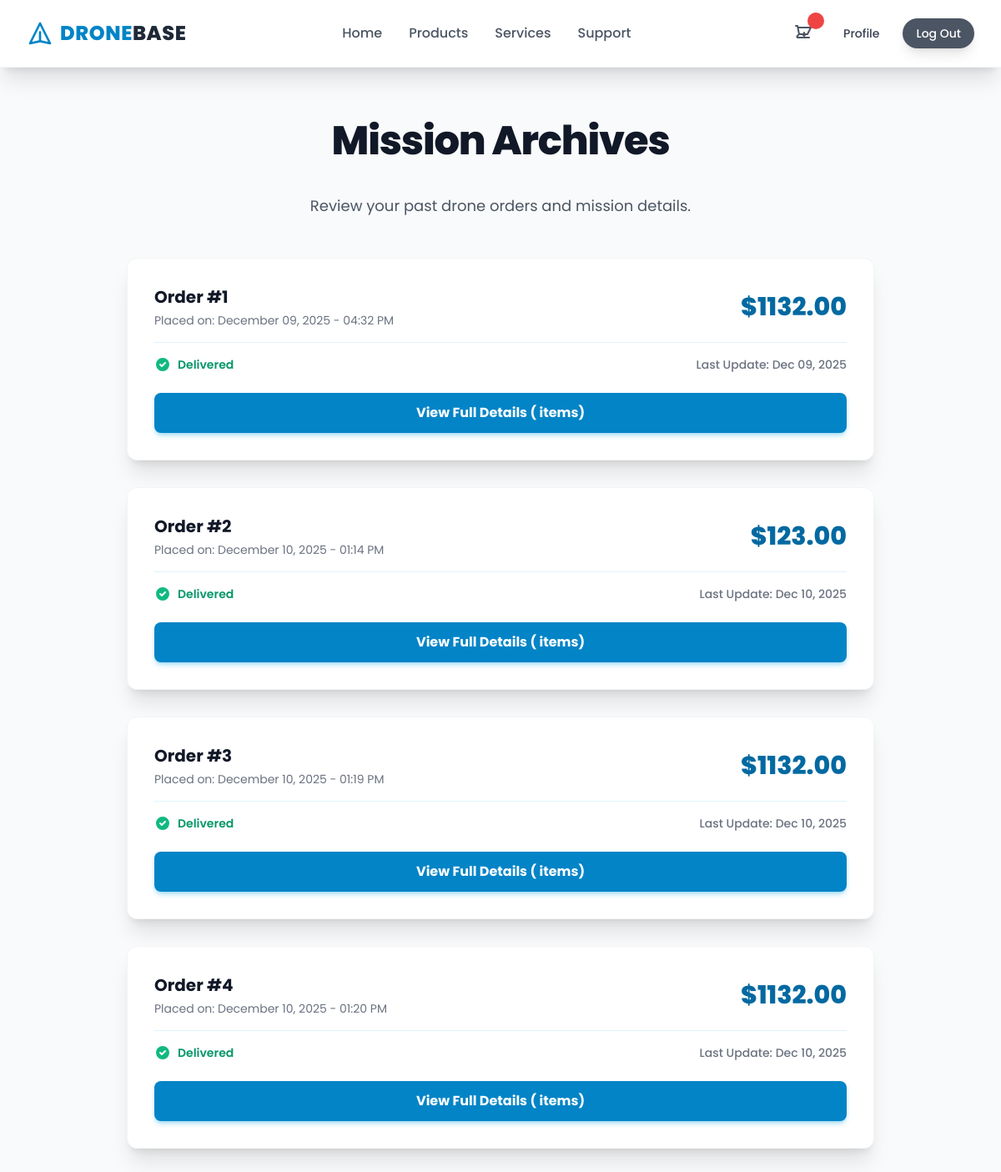
/order-history/ (signed in), run on the app's committed database.
### products/models.py (models this page shows, shortened)
class Order(models.Model):
    user = models.ForeignKey(CustomUser, on_delete=models.CASCADE)
    total = models.FloatField()
    created_at = models.DateTimeField(auto_now_add=True)
    modified_at = models.DateTimeField(auto_now=True)

### products/views.py (the view)
# urls.py: path("order-history/", views.order_history, name="order_history"),
def order_history(request):
    orders = Order.objects.filter(user=request.user)
    return render(request, "products/order_history.html", {"orders": orders})

### templates/products/order_history.html (shortened to what this page needs)
{% extends "base.html" %}
{% load static %}
{% block content %}
<div class="bg-gray-50 min-h-screen py-16 px-4 sm:px-6 lg:px-8">
  <div class="max-w-4xl mx-auto">
    <h1 class="text-4xl sm:text-5xl font-extrabold text-gray-900 mb-10 text-center tracking-tight">
        Mission Archives
    </h1>
    <p class="text-lg text-gray-600 mb-12 text-center">Review your past drone orders and mission details.</p>
    {% if orders %}
    <div class="space-y-8">
      {% for order in orders %}
      <div class="bg-white rounded-xl shadow-xl overflow-hidden border border-gray-100 transition duration-300 hover:shadow-2xl hover:border-sky-300">
        <div class="p-6 sm:p-8">
          <div class="flex flex-col sm:flex-row justify-between items-start sm:items-center border-b pb-4 mb-4 border-sky-100">
            <div>
              <h2 class="text-xl font-bold text-gray-900">Order #{{ order.id }}</h2>
              <p class="text-sm text-gray-500 mt-1">
                Placed on: {{ order.created_at|date:"F d, Y - h:i A" }}
              </p>
            </div>
            <span class="mt-3 sm:mt-0 text-3xl font-extrabold text-sky-700">
              ${{ order.total|floatformat:2 }}
            </span>
          </div>
          <div class="flex justify-between items-center text-sm font-medium">
            <div class="flex items-center space-x-2">
              <svg xmlns="http://www.w3.org/2000/svg" class="h-5 w-5 text-emerald-500" viewBox="0 0 20 20" fill="currentColor">
                <path fill-rule="evenodd" d="M10 18a8 8 0 100-16 8 8 0 000 16zm3.707-9.293a1 1 0 00-1.414-1.414L9 10.586 7.707 9.293a1 1 0 00-1.414 1.414l2 2a1 1 0 001.414 0l4-4z" clip-rule="evenodd" />
              </svg>
              <span class="text-emerald-600 font-semibold">
                  Delivered
              </span>
            </div>
            <span class="text-gray-500">
                Last Update: {{ order.modified_at|date:"M d, Y" }}
            </span>
          </div>
          <div class="mt-6">
             <a href="#"
                class="block w-full text-center bg-sky-600 hover:bg-sky-700 text-white font-bold py-3 rounded-lg transition duration-300 shadow-md shadow-sky-500/30 focus:outline-none focus:ring-4 focus:ring-sky-300">
                View Full Details ({{ order.items.count }} items)
             </a>
          </div>
        </div>
      </div>
      {% endfor %}
    </div>
    {% endif %}
  </div>
</div>
{% endblock %}

### templates/base.html (shortened to what this page needs)
{% load static %}
<!DOCTYPE html>
<html lang="en">
  <head>
    <script src="https://cdn.tailwindcss.com"></script>
  </head>
  <body class="bg-gray-50 text-gray-800">
    <header class="bg-white shadow-xl sticky top-0 z-50 border-b border-sky-100/50">
      <div class="max-w-7xl mx-auto px-4 sm:px-6 lg:px-8">
        <div class="flex justify-between items-center h-20">
          <a href="/" class="flex items-center space-x-2 text-2xl font-extrabold text-sky-600 hover:text-sky-800 transition-colors duration-300">
            <svg class="h-8 w-8 text-sky-600" fill="none" stroke="currentColor" viewBox="0 0 24 24">
                <path stroke-linecap="round" stroke-linejoin="round" stroke-width="2" d="M12 19l9 2-9-18-9 18 9-2zm0 0v-8"/>
            </svg>
            <span class="tracking-wide">DRONE<span class="text-gray-800">BASE</span></span>
          </a>
          <nav class="hidden md:flex items-center space-x-8">
            <a href="{% url 'home' %}" class="font-medium text-gray-600 hover:text-sky-600 transition-all duration-300 relative group">
                Home
            </a>
            <a href="{% url 'products_page' %}" class="font-medium text-gray-600 hover:text-sky-600 transition-all duration-300 relative group">
                Products
            </a>
            <a href="#" class="font-medium text-gray-600 hover:text-sky-600 transition-all duration-300 relative group">
                Services
            </a>
            <a href="{% url 'contact' %}" class="font-medium text-gray-600 hover:text-sky-600 transition-all duration-300 relative group">
                Support
            </a>
          </nav>
          <div class="hidden md:flex items-center space-x-3">
            {% if user.is_authenticated %}
            <a href="{% url 'cart' %}" class="relative p-2 text-gray-600 hover:text-sky-600 transition-colors duration-300">
                <svg xmlns="http://www.w3.org/2000/svg" class="h-6 w-6" fill="none" viewBox="0 0 24 24" stroke="currentColor">
                    <path stroke-linecap="round" stroke-linejoin="round" stroke-width="2" d="M3 3h2l.4 2M7 13h10l4-8H5.4M7 13L5.4 5M7 13l-2.293 2.293c-.63.63-.182 1.78.694 1.78H19m-6-6v4m0 0l-2-2m2 2l2-2" />
                </svg>
                    <span id="cart" class="absolute top-0 right-0 inline-flex items-center justify-center w-5 h-5 text-xs font-bold text-white bg-red-500 rounded-full transform translate-x-1/4 -translate-y-1/4">
                    </span>
            </a>
            <a href="{% url 'profile' %}" class="px-4 py-2 text-sm font-medium text-gray-700 rounded-full hover:text-sky-600 transition-colors duration-300">
                Profile
            </a>
            <a href="{% url 'logout' %}" class="px-4 py-2 text-sm font-medium text-white bg-gray-600 rounded-full hover:bg-gray-700 transition-colors duration-300 shadow-lg">Log Out</a>
            {% endif %}
          </div>
        </div>
      </div>
    </header>
    {% block content %}{% endblock %}
  </body>
</html>

### templates/base.html (style rules this page uses)
body { font-family: 'Poppins', sans-serif; }

### data on the page
Order: id "1", created_at "December 09, 2025 - 04:32 PM", total "1132.00", modified_at "Dec 09, 2025"
Order: id "2", created_at "December 10, 2025 - 01:14 PM", total "123.00", modified_at "Dec 10, 2025"
Order: id "3", created_at "December 10, 2025 - 01:19 PM", total "1132.00", modified_at "Dec 10, 2025"
Order: id "4", created_at "December 10, 2025 - 01:20 PM", total "1132.00", modified_at "Dec 10, 2025"
